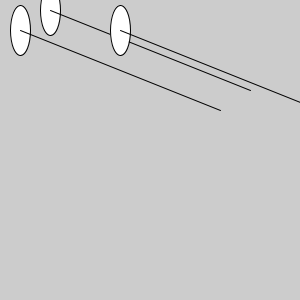
Frame 1 (no input)
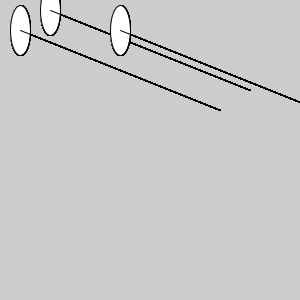
Frame 60 (the mouse pressed at the canvas centre just before this capture)
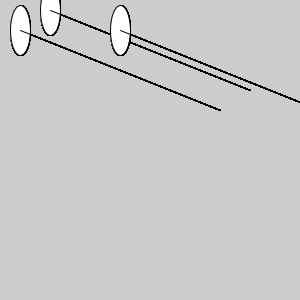
Frame 120 (the mouse held since frame 60 and released just before this capture)

The Processing sketch that drew these frames (run headless with seeded random() and noise(); from frame 60 on, the mouse is pressed at the canvas centre):

// Processing sketch: Exercise_21
// ── Exercise_21.pde
//Melissa Bradshaw 3378710
//This exericse is inclusive of 21.1

void setup() {
  size (300,300);
  smooth();
}

void draw(){
  myFunction(20,30);
  myFunction(50,10);
  myFunction(120,30);
}
void myFunction(int x, int y)
{ 
  ellipse(x, y, 20, 50);
  line(x, y, x+200, y+80);
  
}
